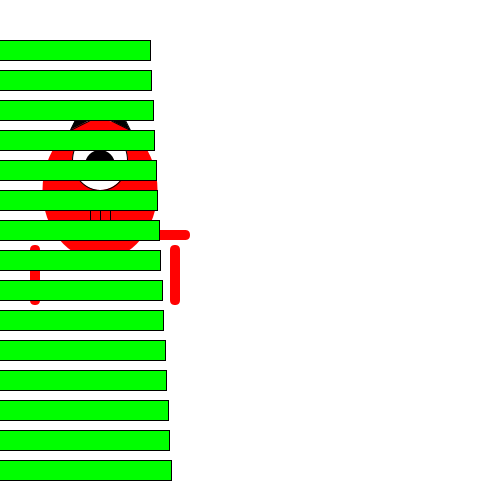
Frame 1 (no input)
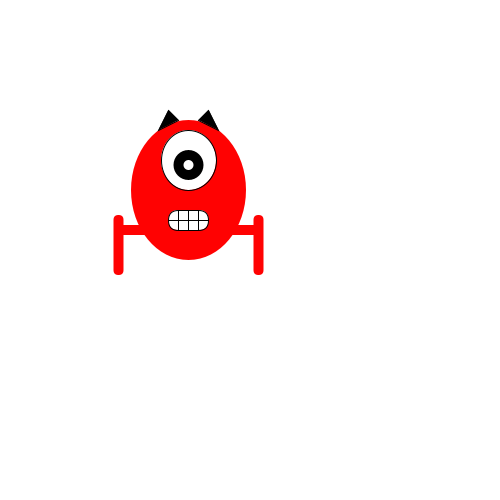
Frame 60 (the mouse pressed at the canvas centre just before this capture)
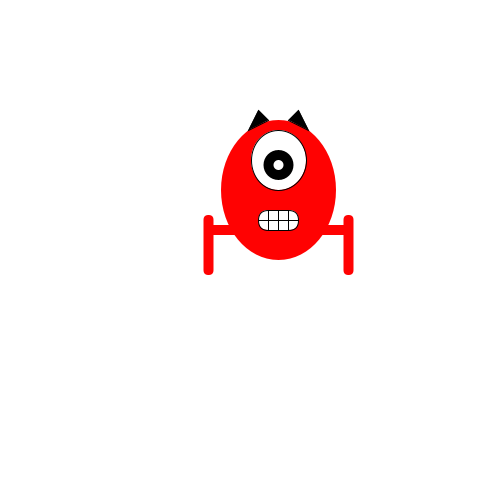
Frame 120 (the mouse held since frame 60 and released just before this capture)

The Processing sketch that drew these frames (run headless with seeded random() and noise(); from frame 60 on, the mouse is pressed at the canvas centre):

// Processing sketch: processing_125283
// ── processing_125283.pde

float positieX = 100;
float richting = 1.5;
int score = 0;
boolean test = false;
float x = 50;
int y = 10;
int breedte = 200;
int hoogte = 20;
int spatie = 30;
int stop = 500;

void setup () {
  size(500,500);
}

void draw () {
  background(255);
  lichaamSwitch();
  hoorntjes();
  monsterOog();
  monsterMond();
  ellipseMode(CENTER);
  rectMode(CENTER);
  stroke(0);
  
  positieX = positieX + richting;
  
if(positieX > stop || positieX < 0){
  richting = -richting;
  score = score +1;
  println(score);
}

if(score == 10){
  score = 0;
  test = !test;
}

for(int i = 50; i < stop; i = i + spatie){
    fill(0,255,0);
    rect(x,i,breedte,hoogte);
    x = x + richting;
}
}
void hoorntjes(){
  fill(0);
  stroke(0);
  triangle(positieX+10, 120, positieX+20, 110, positieX+30, 130); // rechte driehoek
  triangle(positieX-30, 130, positieX-20, 110, positieX-10, 120); // linkse driehoek
}
  
void lichaamSwitch(){
  noStroke();
  if(test == true){
  fill(550,255,0);
  ellipse(positieX,190,115,140);                    // Geel lichaam
  rect(positieX-50,230,40,10,50);                   // Links bovenbeen
  rect(positieX+50,230,40,10,50);                   // Rechts bovenbeen
  rect(positieX-70,245,10,60,50);                   // Links onderbeen
  rect(positieX+70,245,10,60,50);                   // Rechts onderbeen
}
  if(test == false){
  fill(255,2,2);
  ellipse(positieX,190,115,140);                    // Rode lichaam
  rect(positieX-50,230,40,10,50);                   // Links bovenbeen
  rect(positieX+50,230,40,10,50);                   // Rechts bovenbeen
  rect(positieX-70,245,10,60,50);                   // Links onderbeen
  rect(positieX+70,245,10,60,50);                   // Rechts onderbeen
}
  }

void monsterOog(){  
  fill(255);
  ellipse(positieX,160,55,60);                      // Witte oog
  
  fill(0);
  noStroke();
  ellipse(positieX,165,30,30);                      // Zwarte pupil
  
  fill(255);
  noStroke();
  ellipse(positieX,165,10,10);                      // Wit oog in pupil  
}

void monsterMond(){
  stroke(0);
  rect(positieX, 220, 40, 20, 50);                  // Mond
  line(positieX-10, 210, positieX-10, 230);         // linkse tand
  line(positieX, 210, positieX, 230);               // Middelste tand
  line(positieX+10, 210, positieX+10, 230);         // Rechtse tand
  line(positieX-20, 220, positieX+20, 220);         // Horizontale lijn
}
